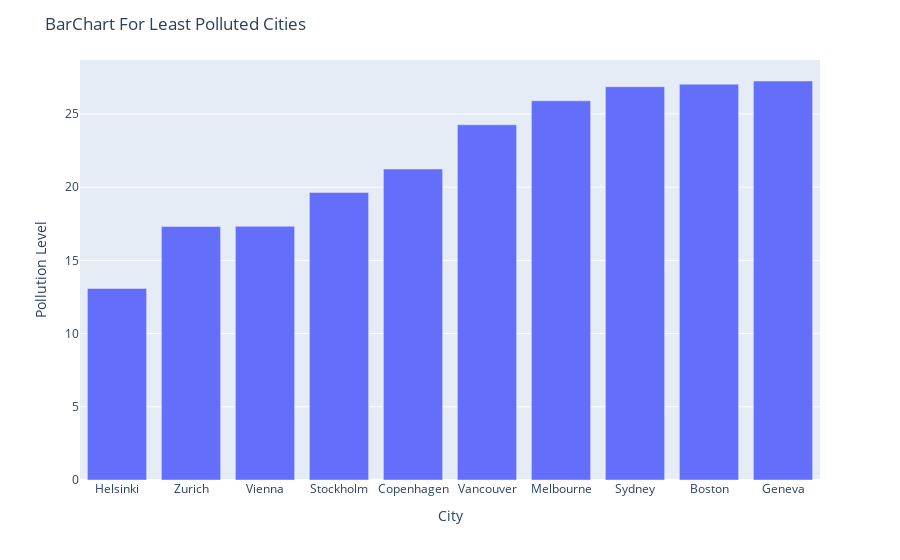

The code cell stored with this chart in its notebook:
### Markdown cell above
*Let's make a Bar Chart for Top 10 cleanest cities*

### Code cell
df['Pollution(Index score) (City)'] = df["Pollution(Index score) (City)"].astype(float)
top_clean_cities = df[["Pollution(Index score) (City)", "City"]].sort_values(
                                                        by='Pollution(Index score) (City)', axis=0).head(10)
fig2 = px.bar(top_clean_cities, x="City", y="Pollution(Index score) (City)")
fig2.update_layout(title_text = "BarChart For Least Polluted Cities", yaxis_title = "Pollution Level", xaxis_title="City")
fig2.show()

### Figure 1 — Plotly figure (JSON) as saved in the notebook; plotly's stock layout.template omitted (floating-point values rounded to 4 significant figures)
{"data": [{"alignmentgroup": "True", "hovertemplate": "City=%{x}<br>Pollution(Index score) (City)=%{y}<extra></extra>", "legendgroup": "", "marker": {"color": "#636efa", "pattern": {"shape": ""}}, "name": "", "offsetgroup": "", "orientation": "v", "showlegend": false, "textposition": "auto", "type": "bar", "x": ["Helsinki", "Zurich", "Vienna", "Stockholm", "Copenhagen", "Vancouver", "Melbourne", "Sydney", "Boston", "Geneva"], "xaxis": "x", "y": [13.08, 17.31, 17.33, 19.63, 21.24, 24.26, 25.9, 26.86, 27.03, 27.25], "yaxis": "y"}], "layout": {"barmode": "relative", "legend": {"tracegroupgap": 0}, "margin": {"t": 60}, "title": {"text": "BarChart For Least Polluted Cities"}, "xaxis": {"anchor": "y", "domain": [0, 1], "title": {"text": "City"}}, "yaxis": {"anchor": "x", "domain": [0, 1], "title": {"text": "Pollution Level"}}}}
